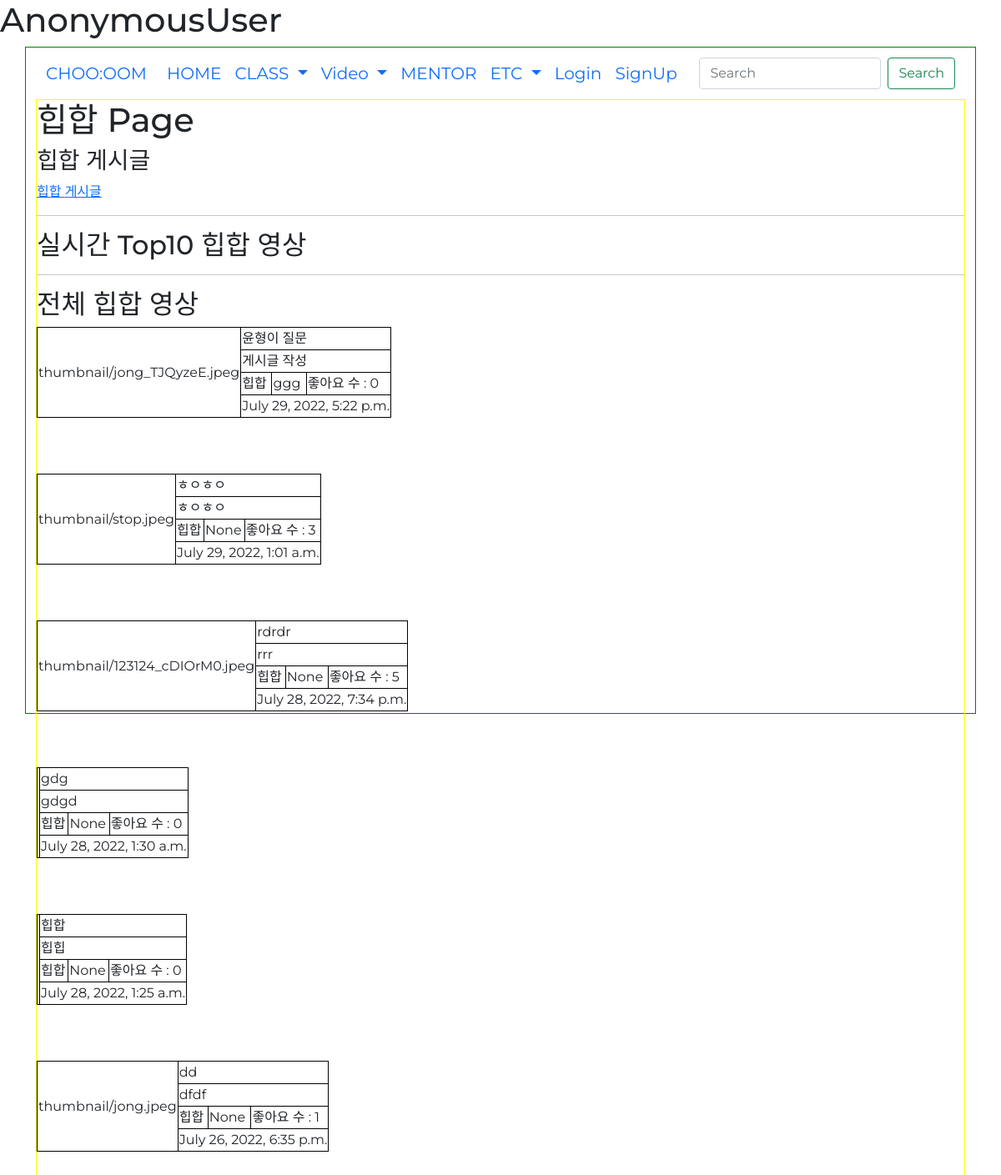
Page /genre?genre_id=1 on the earlier database version.
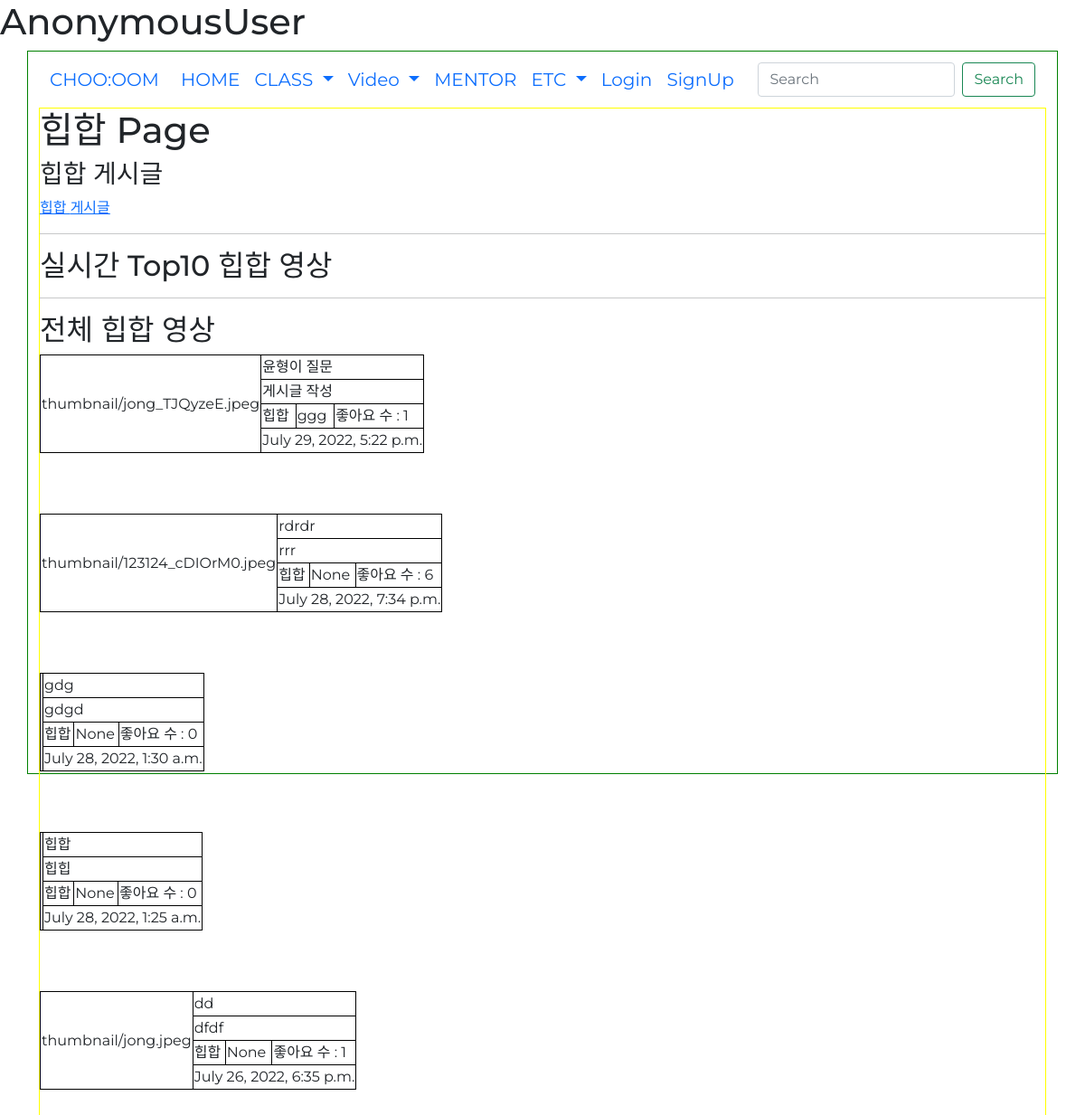
Same page on the later database version.
### danceapp/models.py (models this page shows, shortened)
class Post(models.Model):
    userId = models.ForeignKey(userProfile, on_delete=models.CASCADE) # 회원ID # User 모델의 pk를 가져옴
    title = models.CharField(max_length=200) # 제목
    body = models.TextField() # 게시물 설명
    uploadDate = models.DateTimeField(auto_now_add=True) # 처음 업로드 시간
    updateDate = models.DateTimeField(auto_now=True) # 수정 시간
    photo = models.ImageField(blank=True, null=True, upload_to='thumbnail') # 썸네일 # upload_to : static/blog_photo 로 저장해줘
    video = models.FileField(blank=True, null=True, upload_to='video') # 배포시에는 models.FilePathField()사용
    genreName = models.ForeignKey(Genre, null=True, on_delete=models.CASCADE) # 장르
    likes_user = models.ManyToManyField(userProfile, related_name='likes', blank=True) # 좋아요 누른 사람
    likes_count = models.PositiveIntegerField(default=0) # 좋아요 개수

class Genre(models.Model):
    id = models.AutoField(primary_key=True, null=False) # pk
    name = models.CharField(max_length=20) # 장르 이름

### accounts/models.py (models this page shows, shortened)
class userProfile(AbstractUser):
    nickname = models.CharField(max_length=50, null=True, blank=True) # 실제 이름
    danceSkill = models.CharField(max_length=10 ,null=True, blank=True) # 상 중 하
    phoneNum = models.IntegerField(null=True, blank=True) # 핸드폰 번호
    gender = models.CharField(max_length=10 ,null=True, blank=True) # 성별
    createdAt = models.DateTimeField(auto_now_add=True) # 생성 일자
    birth = models.DateField(null=True, blank=True) # 생년월일
    profilephoto = models.ImageField(blank=True, null=True, upload_to='profilephoto') # 프사

### danceapp/views.py (the view)
# urls.py: path('genre', views.genre_post, name='genre_post'),
def genre_post(request):
    genre_id = request.GET.get('genre_id', None)
    genre = Genre.objects.get(id=int(genre_id))
    posts = Post.objects.filter().order_by('-uploadDate')
    likes_top = Post.objects.filter(genreName=int(genre_id)).order_by('-likes_count')
    comment_form = CommentForm()
    context = {
        'genre':genre,
        'posts':posts,
        'comment_form':comment_form,
    }
    return render(request, 'genre_post.html', context)

### danceapp/forms.py
class CommentForm(forms.ModelForm):
    class Meta:
        model = Comment
        fields = ['comment']
    def __init__(self, *args, **kwargs):
        super(CommentForm, self).__init__(*args, **kwargs)
        self.fields['comment'].widget.attrs = {
            'class': 'form-control',
            'placeholder': "댓글 입력",
            'rows':2
        }

### danceapp/templates/genre_post.html (shortened to what this page needs)
{% extends 'base.html' %}
{% block content %}
{% load static %}
<h1>{{ genre.name }} Page</h1>
<h3>{{ genre.name }} 게시글</h3>
<a href="{% url 'genre_course' %}?genre_id={{genre.id}}">{{ genre.name}} 게시글</a>
<hr>
<h2>실시간 Top10 {{ genre.name }} 영상</h2>
<hr>
<h2>전체 {{ genre.name }} 영상</h2>
<div class="main1">
    {% for post in posts %}
    {% if post.genreName.name == genre.name %}
    <div>
        <table>
            <tr>
                <td rowspan="4">{{ post.photo }}</td>
                <td colspan="3">{{ post.title }}</td>
            </tr>
            <tr>
                <td colspan="3">{{ post.body }}</td>
            </tr>
            <tr>
                <td>{{ post.genreName.name }}</td>
                <td>{{ post.userId.nickname }}</td>
                <td>
                    <form action="{% url 'likes' post.id %}" method="POST">
                        좋아요 수 : {{ post.likes_count }}
                    </form>
                </td>
            </tr>
            <tr>
                <td colspan="3">{{ post.uploadDate }}</td>
            </tr>
        </table>
    </div>
    {% endif %}
    {% endfor %}
</div>
{% endblock %}

Differences in the rows shown:
removed Post: photo "thumbnail/stop.jpeg", title "ㅎㅇㅎㅇ", body "ㅎㅇㅎㅇ", genreName.name "힙합", userId.nickname "None", likes_count "3", uploadDate "July 29, 2022, 1:01 a.m."
changed Post "thumbnail/jong_TJQyzeE.jpeg": likes_count "0" → "1"
changed Post "thumbnail/123124_cDIOrM0.jpeg": likes_count "5" → "6"
